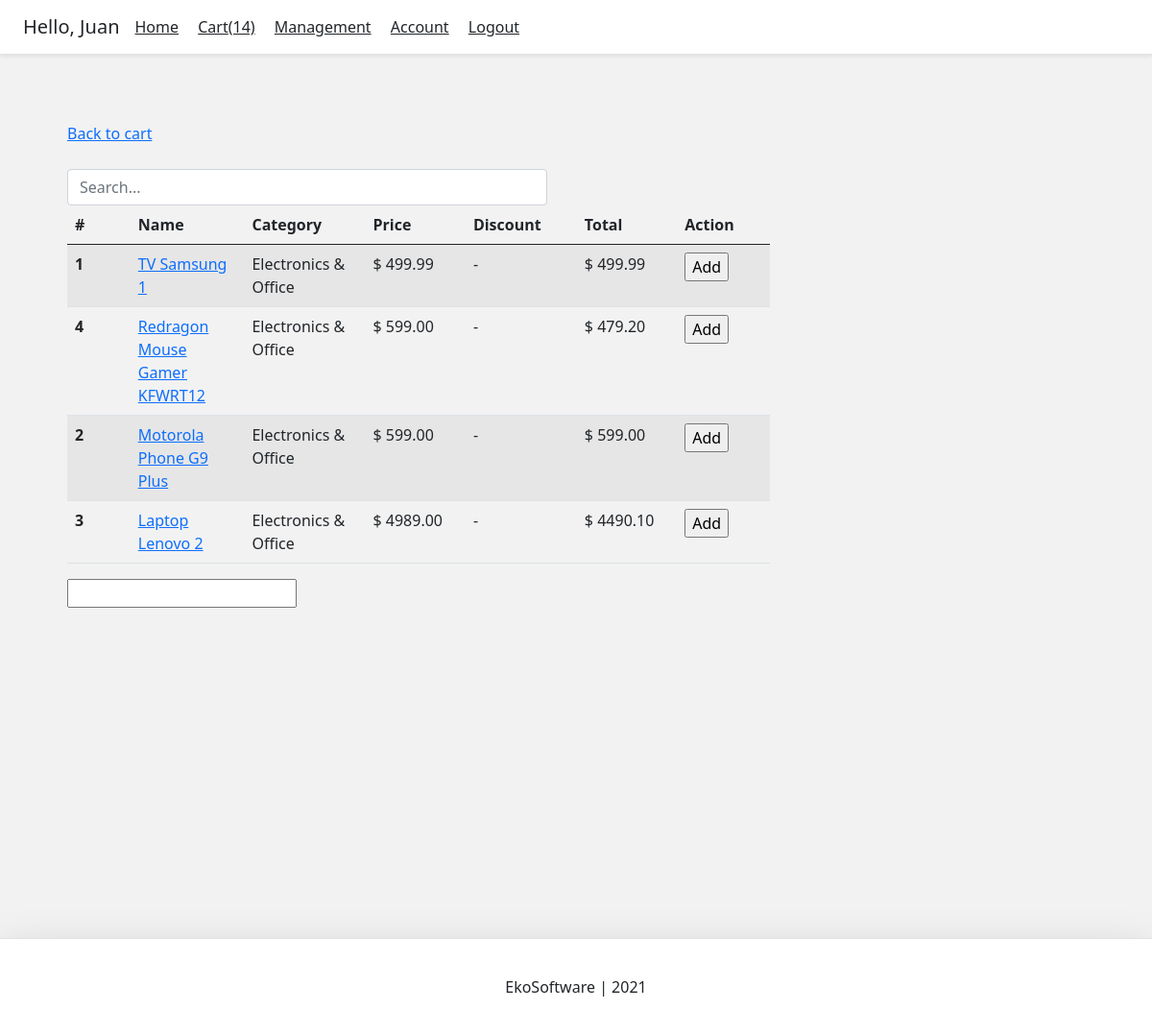
The page /carts/1/add (signed in) on the database its author committed.
### account/models.py (models this page shows, shortened)
class Account(AbstractBaseUser):
    email = models.EmailField(verbose_name="email", max_length=60, unique=True)
    username = models.CharField(
        verbose_name="username", max_length=30, unique=True)
    date_joined = models.DateTimeField(
        verbose_name="date joined", auto_now_add=True)
    last_login = models.DateTimeField(verbose_name="last login", auto_now=True)
    is_admin = models.BooleanField(default=False)
    is_active = models.BooleanField(default=True)
    is_staff = models.BooleanField(default=False)
    is_superuser = models.BooleanField(default=False)
    is_manager = models.BooleanField(default=False)
    first_name = models.CharField(max_length=80)
    last_name = models.CharField(max_length=80)
    USERNAME_FIELD = 'email'
    REQUIRED_FIELDS = ['username']
    objects = MyAccountManager()

### product/models.py (models this page shows)
class Product(models.Model):
    name = models.CharField(max_length=120)
    manufacturer = models.CharField(max_length=80)
    category = models.CharField(max_length=40, choices=categories)
    model = models.CharField(max_length=80, null=True)
    price = models.DecimalField(max_digits=100, decimal_places=2)
    specifications = models.TextField(blank=True, null=True)
    stock = models.IntegerField()
    discount = models.IntegerField(null=True)
    date_updated = models.DateTimeField(
        auto_now=True,
        verbose_name="date updated"
    )
    last_editor = models.ForeignKey(
        settings.AUTH_USER_MODEL,
        on_delete=models.PROTECT
    )
    slug = models.SlugField(blank=True, unique=True)
    def __str__(self):
        return self.name
    class Meta:
        verbose_name = "Product"
        verbose_name_plural = "Products"
    def get_total_price(self):
        discount = self.discount if self.discount else 0
        discount_amount = self.price * discount / 100
        stringified = str(Decimal(self.price) - Decimal(discount_amount))
        end_index = stringified.index(".")+3
        return stringified[:end_index] if "." in stringified else stringified

### carts/views.py (the view)
# urls.py: path('<int:id>/add', add_product_to_cart_view, name='cart-add-product'),
def add_product_to_cart_view(request, id, query=None):
    template_name = 'carts/cart_add_product_list.html'
    context = {}
    query = ""
    if request.GET:
        query = request.GET.get('q', '')
        context['query'] = str(query)
    cart = get_object_or_404(Cart, id=id)
    products = sorted(
        get_product_queryset(query), key=attrgetter('name'), reverse=True
    )
    print(products)
    context['products'] = products
    context['cart'] = cart
    return render(request, template_name, context)

### carts/models.py (called while the page is built)
    def get_absolute_url(self):
        return reverse("carts:cart-detail", kwargs={"id": self.id})

### mysite/context_processors.py (called while the page is built)
def cart_processor(request):
    if request.user.is_authenticated:
        cart = Cart.objects.get(account=request.user)
        no_products = 0
        for product in cart.products.all():
            products_in_cart = CartItem.objects.get(
                cart=cart,
                product=product
            ).quantity
            no_products += products_in_cart
        str_no_products = f'({no_products})'
    return {
        'cart_items': str_no_products,
        'cart_url': cart.get_absolute_url()
    }

### product/views.py (called while the page is built)
def get_product_queryset(query=None):
    queryset_result = []
    queries = query.split(" ")  # python install 2019 = [python, install, 2019]
    for q in queries:
        products = Product.objects.filter(
            Q(name__contains=q) | Q(manufacturer__contains=q)
        ).distinct()
        for product in products:
            queryset_result.append(product)
    return list(set(queryset_result))

### carts/templates/carts/cart_add_product_list.html (shortened to what this page needs)
{% extends 'base.html' %}
{% block content %}
<div class="main">
    <div class="back">
        <a href="{{ cart.get_absolute_url }}">Back to cart</a>
    </div>
    <div class="search-bar">
        <form method="get">
            <input class="form-control" type="text" name="q" id="id_q" placeholder="Search..." autofocus>
        </form>
    </div>
    <div>
        {% if products %}
        <table class="table table-striped table-hover">
            <thead>
                <tr>
                    <th width="5%" scope="col">#</th>
                    <th width="5%" scope="col">Name</th>
                    <th width="5%" scope="col">Category</th>
                    <th width="5%" scope="col">Price</th>
                    <th width="5%" scope="col">Discount</th>
                    <th width="5%" scope="col">Total</th>
                    <th width="5%" scope="col">Action</th>
                </tr>
            </thead>
            <tbody>
                {% for product in products %}
                {% include 'carts/snippets/product_queried.html' with product=product cart=cart%}
                {% endfor %}
            </tbody>
        </table>
        {% else %}
        <p>No matches found</p>
        {% endif %}
        <input type="select">
    </div>
</div>
{% endblock %}

### templates/snippets/header.html (shortened to what this page needs)
<link href="https://cdn.jsdelivr.net/npm/bootstrap@5.0.0-beta3/dist/css/bootstrap.min.css" rel="stylesheet"
>
<div class="d-flex flex-column flex-md-row align-items-center p-3 px-md-4 mb-3 bg-white border-bottom shadow-sm">
    <h5 class="my-0 me-2 mr-md-auto font-weight-normal">
        {% if request.user.is_authenticated %}
        Hello, {{request.user.username}}
        {% endif %}
    </h5>
    <nav class="my-2 my-md-0 mr-md-3">
        {% if request.user.is_authenticated %}
        <a class="p-2 text-dark" href="{% url 'home' %}">Home</a>
        <a class="p-2 text-dark" href="{{cart_url}}">Cart{{cart_items}}</a>
        {% if request.user.is_authenticated and request.user.is_manager %}
        <a class="p-2 text-dark" href="Management">Management</a>
        {% endif %}
        <a class="p-2 text-dark" href="#">Account</a>
        <a class="p-2 text-dark" href="#">Logout</a>
        {% else %}
        <a class="p-2 text-dark" href="#">Login</a>
        <a class="btn btn-outline-primary" href="#">Register</a>
        {% endif %}
    </nav>
</div>

### carts/templates/carts/snippets/product_queried.html (shortened to what this page needs)
<tr>
    <th scope="row">{{product.id}}</th>
    <td><a href="{% url 'carts:cart-add-product-detail' cart_id=cart.id product_id=product.id %}">{{product.name}}</a>
    </td>
    <td>{{product.category}}</td>
    <td>$ {{product.price}}</td>
    {% if discount %}
    <td>{{product.discount}}%</td>
    {% else %}
    <td>-</td>
    {% endif %}
    <td>$ {{product.get_total_price}}</td>
    <td>
        <form method="post">{% csrf_token %}
            <input type="submit" name="add" id="id_add" value="Add" autofocus>
        </form>
    </td>
</tr>

### templates/snippets/header.html (style rules this page uses)
@media (min-width: 768px) { html { font-size: 16px; } }
.search-bar { max-width: 500px; width: 100%; }

### templates/snippets/base_css.html (style rules this page uses)
body { background-color: #f2f2f2; }

### templates/base.html (style rules this page uses)
.main { min-height: 100vh; height: 100%; }

### carts/templates/carts/cart_add_product_list.html (style rules this page uses)
.main { margin: 25px; width: 80%; padding: 10px; }
.back { margin-bottom: 25px; }
.search-bar { max-width: 500px; width: 100%; }

### rows shown on the page
Account: user.username "Juan"
Product: id "1", name "TV Samsung 1", category "Electronics & Office", price "499.99", get_total_price "499.99"
Product: id "4", name "Redragon Mouse Gamer KFWRT12", category "Electronics & Office", price "599.00", get_total_price "479.20"
Product: id "2", name "Motorola Phone G9 Plus", category "Electronics & Office", price "599.00", get_total_price "599.00"
Product: id "3", name "Laptop Lenovo 2", category "Electronics & Office", price "4989.00", get_total_price "4490.10"

### other values the page prints
{{ cart_items }} "(14)"
